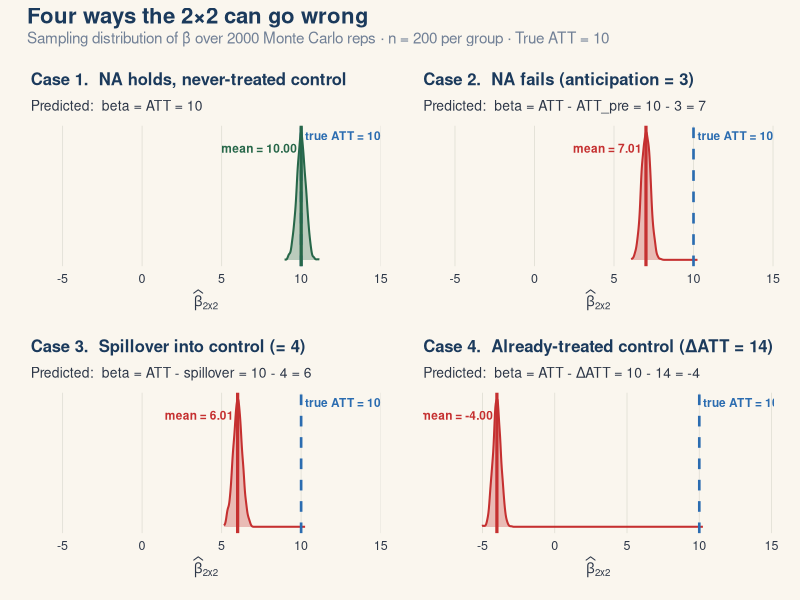
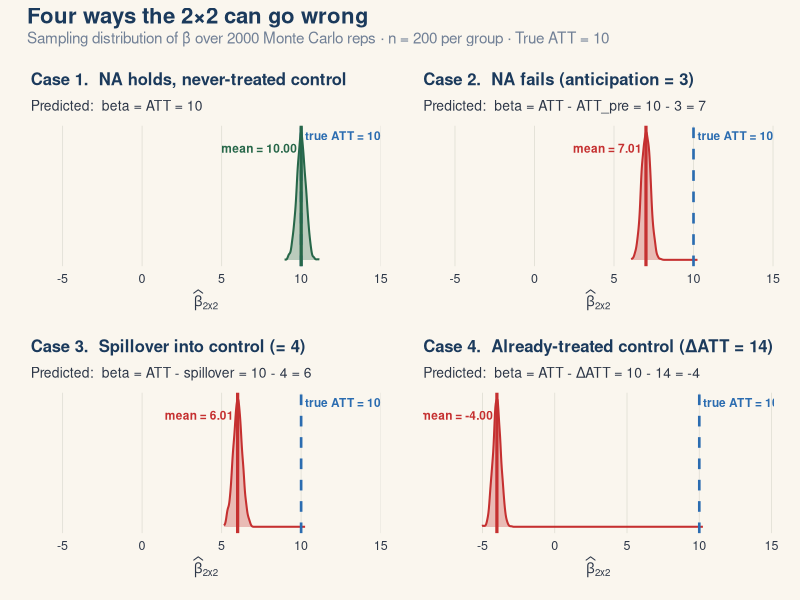

Write R code to recreate these figures, in order.
# ============================================================
# Four ways the 2x2 can go wrong — Monte Carlo
#
# Generates: figures/case_decompositions.pdf
#
# Each panel shows the sampling distribution of beta_hat_2x2 over
# 2000 Monte Carlo replications. True ATT = 10 in all four cases.
#
# Case 1: NA holds + never-treated comparison  -> unbiased
# Case 2: NA fails + never-treated comparison  -> biased by -anticipation
# Case 3: NA holds + spillover into control    -> biased by -spillover
# Case 4: NA holds + already-treated comparison -> biased by -DeltaATT (sign flip!)
# ============================================================

suppressPackageStartupMessages({
  library(ggplot2)
  library(dplyr)
  library(patchwork)
})

set.seed(20260513)

# --- Remix palette (matches the deck) -----------------------
deepnavy  <- "#1B3A5C"
forest    <- "#276749"
ocean     <- "#2B6CB0"
accent    <- "#C53030"
warmgray  <- "#718096"
cream     <- "#FAF6EE"
charcoal  <- "#2D3748"

# --- Simulation primitives ----------------------------------
N_per_group <- 200
n_reps      <- 2000
sigma       <- 2.0
baseline_T  <- 5
baseline_C  <- 4
trend       <- 2
ATT         <- 10

run_case <- function(case_id) {
  betas <- numeric(n_reps)
  for (r in seq_len(n_reps)) {

    # Pre-period draws
    Y_T_pre  <- baseline_T + rnorm(N_per_group, 0, sigma)
    Y_C_pre  <- baseline_C + rnorm(N_per_group, 0, sigma)

    # Post-period draws — case-specific
    if (case_id == 1) {
      # NA + never-treated control: clean DiD
      Y_T_post <- baseline_T + trend + ATT + rnorm(N_per_group, 0, sigma)
      Y_C_post <- baseline_C + trend         + rnorm(N_per_group, 0, sigma)

    } else if (case_id == 2) {
      # NA fails: treated group anticipates -> pre-period contaminated by ATT_pre = 3
      ATT_pre  <- 3
      Y_T_pre  <- baseline_T + ATT_pre + rnorm(N_per_group, 0, sigma)
      Y_T_post <- baseline_T + trend + ATT + rnorm(N_per_group, 0, sigma)
      Y_C_post <- baseline_C + trend         + rnorm(N_per_group, 0, sigma)

    } else if (case_id == 3) {
      # NA holds, but control absorbs spillover = 4 in post period only
      spillover <- 4
      Y_T_post <- baseline_T + trend + ATT       + rnorm(N_per_group, 0, sigma)
      Y_C_post <- baseline_C + trend + spillover + rnorm(N_per_group, 0, sigma)

    } else if (case_id == 4) {
      # NA holds, but comparison group is already-treated
      # Their ATT(Pre,  D=0) = 1
      # Their ATT(Post, D=0) = 15    -> DeltaATT = 14 (Scott's eye-popper)
      ATT_C_pre  <- 1
      ATT_C_post <- 15
      Y_C_pre  <- baseline_C + ATT_C_pre  + rnorm(N_per_group, 0, sigma)
      Y_C_post <- baseline_C + trend + ATT_C_post + rnorm(N_per_group, 0, sigma)
      Y_T_post <- baseline_T + trend + ATT        + rnorm(N_per_group, 0, sigma)
    }

    betas[r] <- (mean(Y_T_post) - mean(Y_T_pre)) -
                (mean(Y_C_post) - mean(Y_C_pre))
  }
  betas
}

cases <- list(
  list(id = 1,
       title  = "Case 1.  NA holds, never-treated control",
       subtitle = "Predicted:  beta = ATT = 10",
       expected_bias = 0),
  list(id = 2,
       title  = "Case 2.  NA fails (anticipation = 3)",
       subtitle = "Predicted:  beta = ATT - ATT_pre = 10 - 3 = 7",
       expected_bias = -3),
  list(id = 3,
       title  = "Case 3.  Spillover into control (= 4)",
       subtitle = "Predicted:  beta = ATT - spillover = 10 - 4 = 6",
       expected_bias = -4),
  list(id = 4,
       title  = "Case 4.  Already-treated control (ΔATT = 14)",
       subtitle = "Predicted:  beta = ATT - ΔATT = 10 - 14 = -4",
       expected_bias = -14)
)

# --- Run all four simulations -------------------------------
results <- lapply(cases, function(cc) {
  data.frame(case = cc$id,
             title = cc$title,
             beta = run_case(cc$id))
})

# --- Plot helper --------------------------------------------
make_panel <- function(df, cc) {
  mean_beta <- mean(df$beta)
  true_att  <- ATT
  expected  <- ATT + cc$expected_bias

  # Color: forest if essentially unbiased, accent if biased
  fill_color   <- if (abs(cc$expected_bias) < 0.5) forest else accent
  stroke_color <- if (abs(cc$expected_bias) < 0.5) forest else accent

  # X-axis range: cover the truth and the biased estimate
  x_min <- min(-6, expected - 4)
  x_max <- max(14,  expected + 4)

  ggplot(df, aes(x = beta)) +
    geom_density(fill = fill_color, alpha = 0.30,
                 color = stroke_color, linewidth = 0.7) +
    # True ATT — dashed reference line
    geom_vline(xintercept = true_att,
               color = ocean, linewidth = 0.9, linetype = "dashed") +
    annotate("text", x = true_att + 0.25, y = Inf,
             label = "true ATT = 10", vjust = 1.6, hjust = 0,
             color = ocean, size = 3.0, fontface = "bold") +
    # Mean of sampling distribution — solid
    geom_vline(xintercept = mean_beta,
               color = stroke_color, linewidth = 1.1) +
    annotate("text", x = mean_beta - 0.25, y = Inf,
             label = sprintf("mean = %.2f", mean_beta),
             vjust = 3.0, hjust = 1,
             color = stroke_color, size = 3.0, fontface = "bold") +
    coord_cartesian(xlim = c(x_min, x_max)) +
    labs(title = cc$title,
         subtitle = cc$subtitle,
         x = expression(widehat(beta)["2x2"]),
         y = NULL) +
    theme_minimal(base_size = 11) +
    theme(
      plot.background  = element_rect(fill = cream, color = NA),
      panel.background = element_rect(fill = cream, color = NA),
      panel.grid.major = element_line(color = "#E2E0D6", linewidth = 0.3),
      panel.grid.minor = element_blank(),
      panel.grid.major.y = element_blank(),
      axis.text.y      = element_blank(),
      axis.ticks.y     = element_blank(),
      axis.title.x     = element_text(color = charcoal, size = 10),
      axis.text.x      = element_text(color = charcoal, size = 9),
      plot.title       = element_text(color = deepnavy, size = 12,
                                       face = "bold"),
      plot.subtitle    = element_text(color = charcoal, size = 10,
                                       margin = margin(t = 2, b = 8)),
      plot.margin      = margin(10, 14, 8, 14)
    )
}

panels <- mapply(make_panel, results, cases, SIMPLIFY = FALSE)

# --- Assemble 2x2 grid --------------------------------------
combined <- (panels[[1]] | panels[[2]]) /
            (panels[[3]] | panels[[4]]) +
  plot_annotation(
    title    = "Four ways the 2×2 can go wrong",
    subtitle = sprintf("Sampling distribution of β̂ over %d Monte Carlo reps · n = %d per group · True ATT = 10",
                       n_reps, N_per_group),
    theme = theme(
      plot.background  = element_rect(fill = cream, color = NA),
      plot.title       = element_text(color = deepnavy, size = 16,
                                       face = "bold",
                                       margin = margin(b = 2)),
      plot.subtitle    = element_text(color = warmgray, size = 11,
                                       margin = margin(b = 8))
    )
  )

ggsave("/Users/scunning/the-remix-tour/glasgow/decks/figures/case_decompositions.pdf",
       combined, width = 11, height = 7.2, device = cairo_pdf)

ggsave("/Users/scunning/the-remix-tour/glasgow/decks/figures/case_decompositions.png",
       combined, width = 11, height = 7.2, dpi = 220)

# --- Console summary ----------------------------------------
cat("\nSummary of sampling distributions (2000 reps each):\n\n")
for (i in seq_along(results)) {
  cat(sprintf("  Case %d: mean = %6.3f,  sd = %5.3f,  expected bias = %+d  (predicted point = %d)\n",
              results[[i]]$case[1],
              mean(results[[i]]$beta),
              sd(results[[i]]$beta),
              cases[[i]]$expected_bias,
              ATT + cases[[i]]$expected_bias))
}
cat("\nFigure saved to figures/case_decompositions.{pdf,png}\n")
